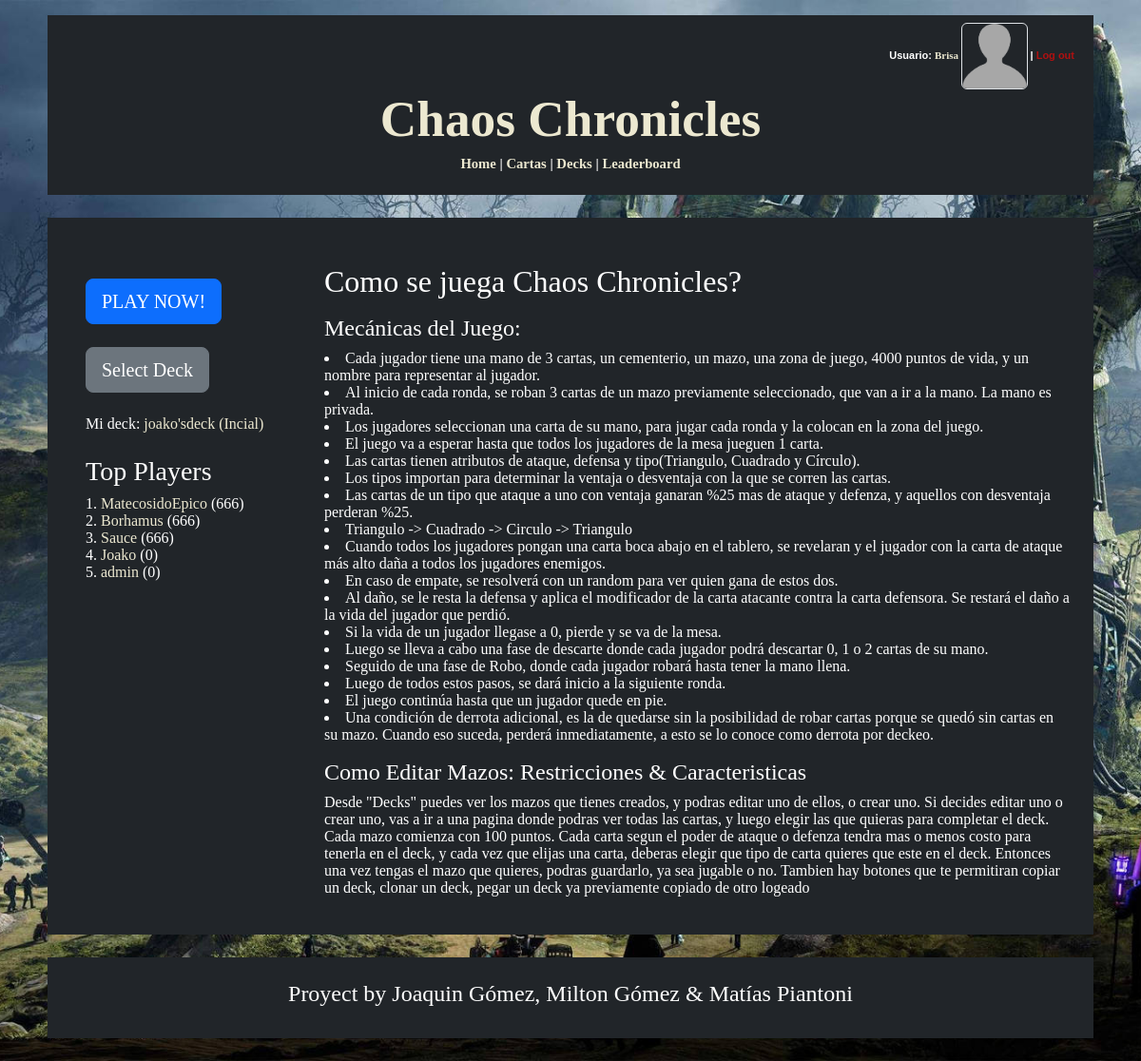
Before: / (signed in) with the older database file.
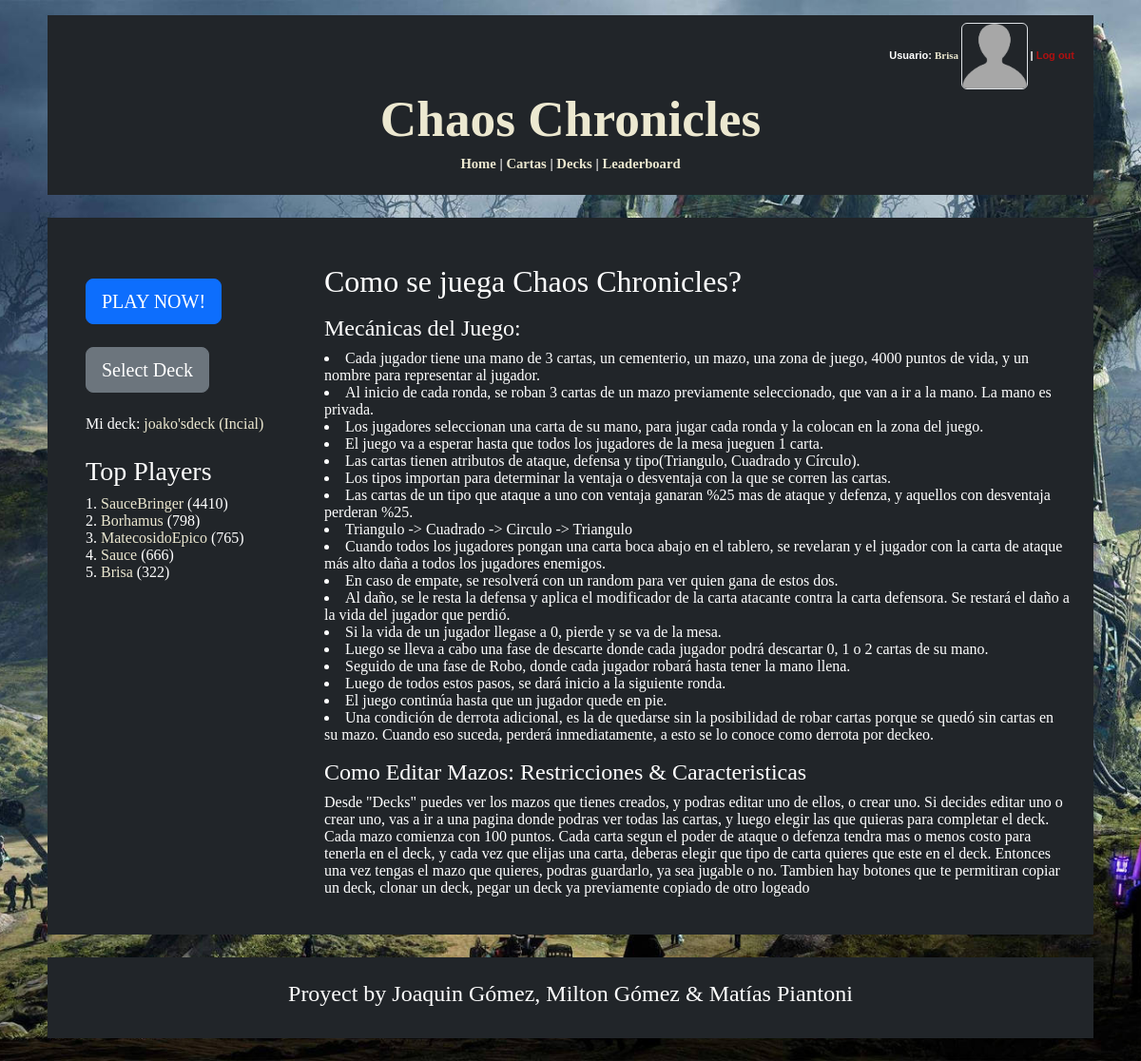
After: the same page with the newer database file.
### logica/models.py (models this page shows, shortened)
class Jugador(AbstractUser):
    ScoreTotal = models.SmallIntegerField(default=0)
    PartidasGanadas = models.IntegerField(default=0)
    PartidasPerdidas = models.IntegerField(default=0)
    Decks = models.ManyToManyField(Deck, blank=True)
    FotoPerfil = models.ImageField(blank=True, upload_to='perfilimages/')
    deck_seleccionado = models.ForeignKey('Deck', on_delete=models.SET_NULL, null=True, blank=True, related_name='jugador_seleccionado')
    def get_absolute_url(self):
        return reverse('user_profile', kwargs={'pk': self.pk})

### logica/views.py (the view)
# urls.py: path('', HomeView.as_view(), name='home'),
class HomeView(TemplateView):
    template_name = 'home.html'
    def get_context_data(self, **kwargs):
        context = super().get_context_data(**kwargs)
        usuario = self.request.user
        context['jugadores']= Jugador.objects.all().order_by('-ScoreTotal')[:5]
        context['deck_seleccionado'] = usuario.deck_seleccionado if hasattr(usuario, 'deck_seleccionado') else None
        return context

### logica/templates/home.html (shortened to what the changed rows need)
{% extends "base_generic.html" %}
{% block content %}
<div class="container mt-4">
    <div class="row">
        <div class="col-sm-3 bg-dark p-4 text-white center-text">
            <div>
                {% if user.is_authenticated %}
                <ul class="list-unstyled">
                    {% for jugador in jugadores %}
                        <li>{{forloop.counter}}. <a class = "menu-buttons" href="{{ jugador.get_absolute_url }}">{{ jugador.username }}</a> ({{ jugador.ScoreTotal }}) </li>
                    {% endfor %}
                {% else %}
                    {% for jugador in jugadores %}
                        <li>{{forloop.counter}}. {{ jugador.username }} ({{ jugador.ScoreTotal }}) </li>
                    {% endfor %}
                {% endif %}
                </ul>
            </div>
        </div>
        <div class="col-sm-9 bg-dark text-white p-2">
            <div class = "Tutorial">
                <h2>Como se juega Chaos Chronicles?</h2>
            </div>
        </div>
    </div>
</div>
{% endblock %}

### logica/templates/base_generic.html (shortened to what this page needs)
<!DOCTYPE html>
<html lang="en">
    <head>
        <link href="https://cdn.jsdelivr.net/npm/bootstrap@5.3.3/dist/css/bootstrap.min.css" rel="stylesheet">
    </head>
    <body>
        <div class = "custom-container p-2 mt-3 bg-dark text-white">
            <div class = "menu">
                <div class = "container-fluid bg-dark text-white">
                    <div class="row">
                        <div class="col-sm-12">
                            <nav>
                                {% if user.is_authenticated %}
                                    <div class = "log-bar">
                                        Usuario: <a href="{{ user.get_absolute_url }}" style="font:bold 11px Georgia" class = "menu-buttons">{{ user.get_username }}
                                        {% if user.FotoPerfil %}
                                            <img src="{{ user.FotoPerfil.url }}" alt="Foto de Perfil" class="rounded" style="height:70px; width:70px;">
                                        {% else %}
                                            <img src="/media/perfilimages/default-profile.png" alt="Foto de Perfil" class="rounded border" style="height:70px; width:70px;">
                                        {% endif %}
                                        </a>
                                        |
                                        <form action="{% url 'logout' %}" method="post" class = "logout-form"> {% csrf_token %}
                                            <button type="submit" class="logout-button">Log out</button>
                                        </form>
                                    </div>
                                {% else %}
                                    <p class = "log-bar"><a class = "menu-buttons" href="{% url 'login' %}">Log in</a> or <a class = "menu-buttons" href="{% url 'register' %}">Register</a></p>
                                {% endif %}
                            </nav>
                        </div>
                    </div>
                </div>
                <div class="row">
                    <div class = "col-sm-12">
                        <h1 class="title"><a href="{% url 'home' %}" class = "menu-buttons">Chaos Chronicles</a></h1>
                    </div>
                </div>
                <div class="row">
                    <div class = "col-sm-12">
                        <nav class = "menu-items">
                            <p>
                                <a href="{% url 'home' %}" class = "menu-buttons"> Home</a> |
                                <a href="{% url 'carta_list' %}" class = "menu-buttons"> Cartas</a>
                                {% if user.is_authenticated %}
                                    |
                                    <a href="{% url 'deck_list' %}" class = "menu-buttons"> Decks</a> |
                                    <a href="{% url 'leaderboard' %}" class = "menu-buttons"> Leaderboard </a>
                                {% endif %}
                            </p>
                        </nav>
                    </div>
                </div>
            </div>
        </div>
        <div class = "custom-container p-3 my-4 bg-dark text-white">
            {% block content %}
            {% endblock %}
        </div>
        <div class = "custom-container p-4 my-4 bg-dark text-white">
            <h4 style = "text-align: center;"> Proyect by Joaquin Gómez, Milton Gómez & Matías Piantoni </h4>
        </div>
    </body>
</html>

Changed rows visible on the page:
no longer on this page (row unchanged): Jugador: username "Joako", ScoreTotal "0"
no longer on this page (row edited): Jugador: username "admin", ScoreTotal "0"
now on one of the page's lists (row edited): Jugador: username "Brisa", ScoreTotal "322"
now on this page (row edited): Jugador: username "SauceBringer", ScoreTotal "4410"
changed Jugador "Borhamus": ScoreTotal "666" → "798"; moves up the list
changed Jugador "MatecosidoEpico": ScoreTotal "666" → "765"
